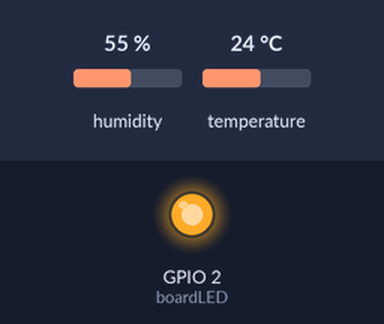
A sketch run on a simulated ESP32. Shown: output pins drawn as LEDs (lit = HIGH). The inputs (shaded band) are chosen by the test bench; at power-on: humidity 55 %, temperature 24 °C. WiFi joins after 1.5 s; servers stay silent unless stated; the local clock reads 2024-03-15 10:24:30 at power-on unless the sketch sets it; no MQTT or app messages arrive unless stated; what the sketch prints to the serial monitor is not drawn.

Above: at 2.24 s.
At 7.4 s:
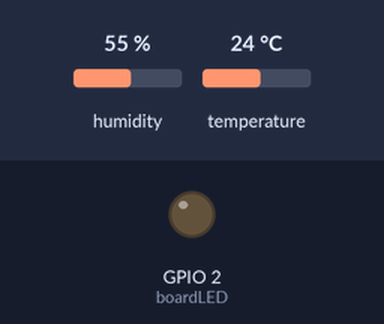
Timing chart, 0 to 15.5 s (numbered marks = the images above):
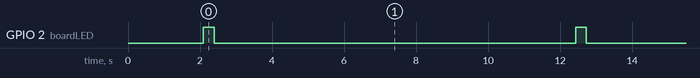

The sketch:

ESP32_MQTT_Padrao_2TDSP.ino
```cpp
/********************************************************************
 * Projeto: Envio de Dados MQTT com ESP32 (WiFi + NTP)
 * Autor: André Tritiack
 * Placa: DOIT ESP32 DEVKIT V1
 *
 * Descrição:
 * Este projeto conecta o ESP32 a uma rede Wi-Fi e a um Broker MQTT.
 * A cada 10 segundos, envia uma mensagem JSON com:
 * - ID do grupo
 * - ID do módulo
 * - IP local
 * - Data (YYYY-MM-DD)
 * - Hora (HH:MM:SS)
 *
 * Bibliotecas utilizadas:
 * - WiFi (nativa)
 * - time (nativa do ESP32)
 * - PubSubClient (instalar)
 * - ArduinoJson (instalar)
 *
 * Baseado em tutoriais da Random Nerd Tutorials e documentação oficial
 * da Espressif.
 ********************************************************************/

//----------------------------------------------------------
// Bibliotecas já disponíveis no ambiente ESP32

#include <WiFi.h>
#include <time.h>

//----------------------------------------------------------
// Bibliotecas a instalar pelo Gerenciador de Bibliotecas

#include <PubSubClient.h>
#include <ArduinoJson.h>
#include <DHT.h>

//----------------------------------------------------------
// Definições e configurações

#define DHT_pin 27 // pino do ESP32 onde o pino DATA será conetado
#define DHT_type DHT11 //tipo de sensor

DHT dht(DHT_pin, DHT_type); //um objeto
#define boardLED 2 // LED onboard

// Identificadores
const char* ID        = "LaMa";
const char* moduleID  = "ESP32 - 001";

// Wi-Fi
const char* SSID      = "";
const char* PASSWORD  = "";

// MQTT Broker
const char* BROKER_MQTT  = "74.179.84.66"; //ip da vm
const int   BROKER_PORT  = 1883; //porta do broker
const char* mqttUser     = "gs2024"; //user
const char* mqttPassword = "q1w2e3r4"; //senha

// Tópico MQTT
#define TOPICO_PUBLISH  "esp32/sala708"

//----------------------------------------------------------
// Variáveis globais

float temp, umid;

WiFiClient espClient;
PubSubClient MQTT(espClient);
char buffer[256]; // Buffer para o JSON serializado

//----------------------------------------------------------
// Setup inicial

void setup() {
    Serial.begin(115200);
    pinMode(boardLED, OUTPUT);
    digitalWrite(boardLED, LOW);

    dht.begin();

    initWiFi();
    initNTP();
    initMQTT();
}

//----------------------------------------------------------
// Loop principal

void loop() {

    //Leitura do sensor
    leituraSensor();

    // Verifica e mantém conexões ativas com Wi-Fi e MQTT
    verificaConexoesWiFiEMQTT();

    // Captura data e hora via NTP
    struct tm timeinfo;
    getLocalTime(&timeinfo);

    char data[11]; // Formato: "YYYY-MM-DD"
    char hora[9];  // Formato: "HH:MM:SS"
    strftime(data, sizeof(data), "%Y-%m-%d", &timeinfo);
    strftime(hora, sizeof(hora), "%H:%M:%S", &timeinfo);

    // Montagem do documento JSON
    StaticJsonDocument<300> doc;

    // 1. Identificação
    doc["ID"]     = ID;
    doc["Sensor"] = moduleID;

    // 2. Rede
    doc["IP"]     = WiFi.localIP().toString();
    doc["MAC"]    = WiFi.macAddress();

    // 3. Data e hora
    doc["Data"]   = data;
    doc["Hora"]   = hora;

    // 4. Sensores
    doc["Temperatura"] = temp;
    doc["Umidade"] = umid;

    // Serializa JSON para string
    serializeJson(doc, buffer);

    // Exibe no monitor serial
    Serial.println(buffer);

    // Envia via MQTT
    enviaEstadoOutputMQTT();

    // Feedback visual
    piscaLed();

    // Intervalo de envio
    delay(10000);
}

//----------------------------------------------------------
// Conexão Wi-Fi

void initWiFi() {
    WiFi.begin(SSID, PASSWORD);
    Serial.print("Conectando ao Wi-Fi");
    while (WiFi.status() != WL_CONNECTED) {
        delay(1000);
        Serial.print(".");
    }
    Serial.println("\nWi-Fi conectado!");
    Serial.print("IP: ");
    Serial.println(WiFi.localIP());
    Serial.print("MAC Address: ");
    Serial.println(WiFi.macAddress());
}

void reconectaWiFi() {
    if (WiFi.status() != WL_CONNECTED) {
        Serial.println("Reconectando Wi-Fi...");
        initWiFi();
    }
}

//----------------------------------------------------------
// Configuração NTP (horário de Brasília)

void initNTP() {
    configTime(-3 * 3600, 0, "pool.ntp.org", "time.nist.gov");
    struct tm timeinfo;
    while (!getLocalTime(&timeinfo)) {
        Serial.println("Aguardando sincronização NTP...");
        delay(1000);
    }
    Serial.println("Horário sincronizado via NTP.");
}

//----------------------------------------------------------
// Conexão MQTT

void initMQTT() {
    MQTT.setServer(BROKER_MQTT, BROKER_PORT);
    while (!MQTT.connected()) {
        Serial.println("Conectando ao Broker MQTT...");
        if (MQTT.connect(moduleID, mqttUser, mqttPassword)) {
            Serial.println("Conectado ao Broker!");
        } else {
            Serial.print("Falha na conexão. Estado: ");
            Serial.println(MQTT.state());
            delay(2000);
        }
    }
}

void verificaConexoesWiFiEMQTT() {
    reconectaWiFi();
    if (!MQTT.connected()) {
        initMQTT();
    }
    MQTT.loop();
}

//----------------------------------------------------------
// Envio e feedback

void enviaEstadoOutputMQTT() {
    MQTT.publish(TOPICO_PUBLISH, buffer);
    Serial.println("Mensagem publicada com sucesso!");
}

void piscaLed() {
    digitalWrite(boardLED, HIGH);
    delay(300);
    digitalWrite(boardLED, LOW);
}


//-----------------------------------------------------------
//Função para ler dados do DHT11(sensor de temperatura)
void leituraSensor(){
  temp = dht.readTemperature();
  umid = dht.readHumidity();
}
```

Measured:
- by itself, GPIO 2 (boardLED): alternates HIGH for 0.30 s and LOW for 10.0 s
